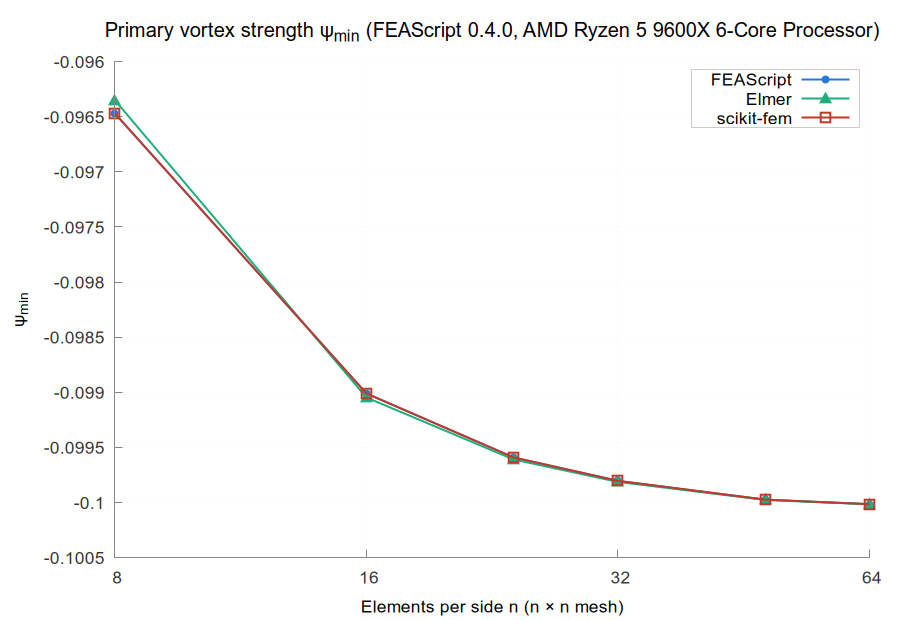

This chart was generated by the following gnuplot code:
set terminal pngcairo size 900,620 font 'Arial,13'
set border 3 lc rgb '#888888'; set tics nomirror tc rgb '#333333'
set grid lc rgb '#e6e6e6' lw 1; set key top left box lc rgb '#cccccc' opaque
set output 'psi_min.png'
set title 'Primary vortex strength ψ_{min} (FEAScript 0.4.0, AMD Ryzen 5 9600X 6-Core Processor)' font 'Arial,15'
set logscale x 2; set xlabel 'Elements per side n (n × n mesh)'; set ylabel 'ψ_{min}'
set key top right
plot 'psi_FEAScript_sparse_LU.dat' u 1:2 w lp lw 2 pt 7 ps 1.0 lc rgb '#2a78d6' t 'FEAScript', \
     'psi_Elmer_UMFPACK.dat' u 1:2 w lp lw 2 pt 9 ps 1.6 lc rgb '#1baf7a' t 'Elmer', \
     'psi_scikit_fem_SuperLU.dat' u 1:2 w lp lw 2 pt 4 ps 1.6 lc rgb '#c0392b' t 'scikit-fem'
